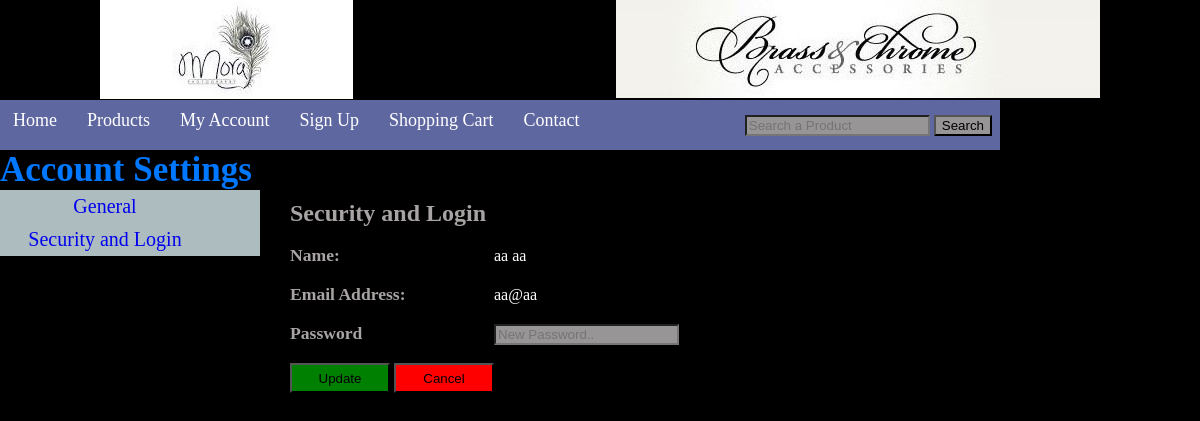
/customer/security_and_login.php (signed in), run on the app's committed database.
### tables this page shows
CREATE TABLE `user` (
  `id` bigint(20) NOT NULL,
  `first_name` text NOT NULL,
  `last_name` text NOT NULL,
  `username` text NOT NULL,
  `email` text NOT NULL,
  `home_address` text NOT NULL,
  `phone` text NOT NULL,
  `password` text NOT NULL
);

### customer/security_and_login.php (the view, shortened to what this page needs)
<?php
include("../includ/db.php");
?>
<head>
	<link href="css/styles.css" rel="stylesheet" type="text/css">
</head>
<body>
			<?php
				include("header.php")
				?>
	<div id="header">
		<h1>Account Settings</h1>
	</div>
	<div id = "content">
		<div id ="nav">
			<ul>
				<a href="general.php"><li>General</li></a>
				<a href="security_and_login.php"><li>Security and Login</li></a>
			</ul>
		</div>
		<div id = "main-content">
			<?php
	$sqla =$conn->prepare("SELECT * FROM user WHERE id=:id");
	$sqla->bindParam(':id', $id);
	$sqla->execute();
	$result= $sqla->fetchAll();
 ?>
			<form id="form1" name="form1" enctype="multipart/form-data" action="" method="POST">
				<h2>Security and Login</h2><br/>
				<label class="contact_form_label" for="full_name">Name:</label>
				<span><?php echo($result[0]["first_name"]); ?>  <?php echo($result[0]["last_name"]); ?></span>
				<br/><br/>
				<br>
			<br>
				<label id="textbox3label" class="contact_form_label" name="textbox3label" for="email">Email Address:</label>
				<?php echo($result[0]["email"]); ?>
				<br/><br/>
				<label id="textbox4label" class="contact_form_label" name="textbox4label" for="password">Password</label>
				<input type="text" id="password" name="password" placeholder="New Password.."  value="">
				<br/><br/>
				<input type="submit" id="save" name="update_password" value="Update">
				<input type="submit" id="cancel" name="cancel" value="Cancel">
			</form>
		</div>
	</div>
</body>

### customer/css/styles.css (style rules this page uses)
body { background-color: blue; color: white; }
h1 { color: rgb(0, 119, 255); font-size: 35px; }
div { border: 0px solid rgb(218, 139, 36); }
#main-content { padding: 10px; width: 75%; float: right; }
#nav { margin: 0px; margin-left: -50px; float: left; width: 25%; padding: 0px; }
#nav li { display: block; float: left; width: 100%; margin:0px; padding: 5px; background-color: rgb(173, 188, 190); font-size: 20px; text-align: center; }
h2, h3, p, label { color: rgb(168, 164, 164); }
.contact_form_label { display: inline-block; width: 200px; font-weight: bold; font-size: 1.1em; }
#save { background-color: green; width: 100px; height: 30px; }
#cancel { background-color: red; width: 100px; height: 30px; }
input { background-color: rgb(151, 149, 149); }

### styles/style.css (style rules this page uses)
html, body, div, span, applet, object, iframe, h1, h2, h3, h4, h5, h6, p, blockquote, pre, a, abbr, acronym, address, big, cite, code, del, dfn, em, img, ins, kbd, q, s, samp, small, strike, strong, sub, sup, tt, var, b, u, i, center, dl, dt, dd, ol, ul, li, fieldset, form, label, legend, table, caption, tbody, tfoot, thead, tr, th, td, article, aside, canvas, details, embed, figure, figcaption, footer, header, hgroup, menu, nav, output, ruby, section, summary, time, mark, audio, video { margin: 0; padding: 0; border: 0; vertical-align: baseline; }
body { background:#000; }

### data on the page
user: first_name "aa", last_name "aa", email "aa@aa"
